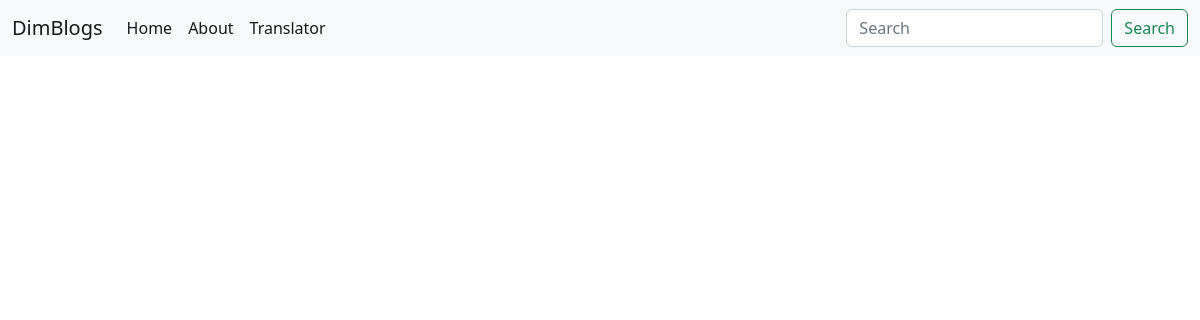
Before: / with the older database file.
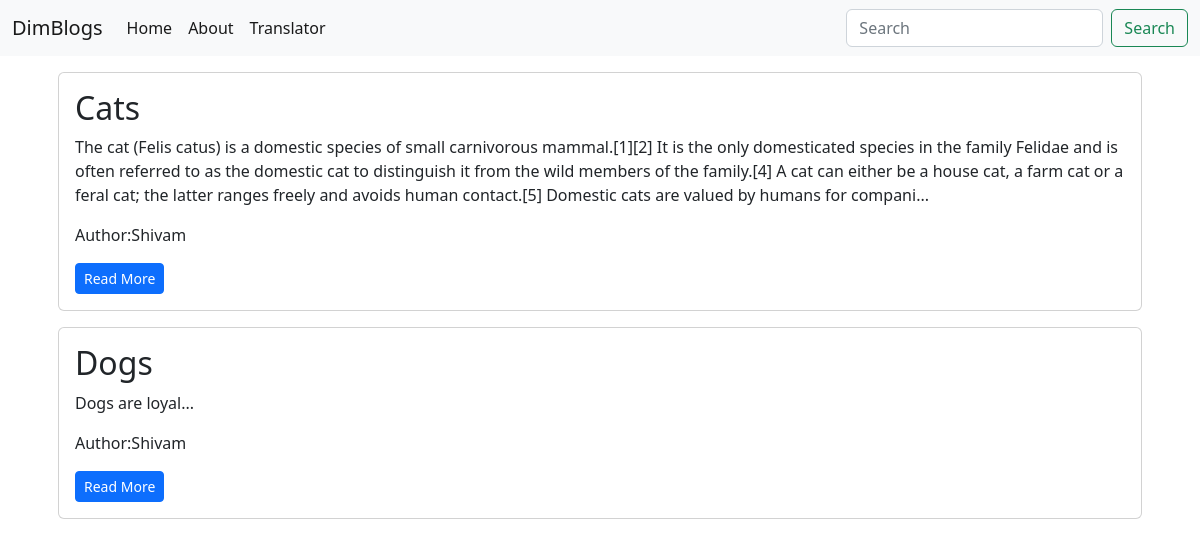
After: the same page with the newer database file.
### blog/models.py (models this page shows, shortened)
class Post(models.Model):
    title = models.CharField(max_length=200)
    content = models.TextField()
    date_created = models.DateTimeField(auto_now_add=True)
    slug = models.SlugField(max_length=200, unique=True)
    author = models.ForeignKey(to=User, on_delete=models.CASCADE)
    status = models.IntegerField(choices=STATUS, default=0)

### blog/views.py (the view)
# urls.py: path('', views.PostList.as_view(), name='home')
class PostList(generic.ListView):
    queryset = Post.objects.filter(status=1).order_by('-date_created')
    template_name = 'index.html'

### templates/index.html
{% extends 'base.html' %}
{% block content %}
<body>
    <div class="container">
        {% for post in post_list %}
            <div class="card m-3">
                <div class="card-body">
                    <h2 class="card-title">{{post.title}}</h2>
                    <p class="card-text">{{post.content | slice:"400"}}...</p>
                    <p class="card-text">Author:{{post.author | title}}</p>
                    <a href="{% url 'blog_view' post.slug %}" class="btn btn-primary btn-sm">Read More</a>
                </div>
            </div>
        {%endfor %}
    </div>
    {% endblock content %}

### templates/base.html (shortened to what this page needs)
<!DOCTYPE html>
<html lang="en">
<head>
    <link href="https://cdn.jsdelivr.net/npm/bootstrap@5.2.0-beta1/dist/css/bootstrap.min.css" rel="stylesheet">
</head>
 <nav class="navbar navbar-expand-lg bg-light">
        <div class="container-fluid">
          <a class="navbar-brand" href="#">DimBlogs</a>
          <div class="collapse navbar-collapse" id="navbarSupportedContent">
            <ul class="navbar-nav me-auto mb-2 mb-lg-0">
              <li class="nav-item">
                <a class="nav-link active" aria-current="page" href="{% url 'home' %}">Home</a>
              </li>
              <li class="nav-item">
                <a class="nav-link active" aria-current="page" href="{% url 'about_view' %}">About</a>
              </li>
              <li class="nav-item">
                <a class="nav-link active" aria-current="page" href="{% url 'translator_views' %}">Translator</a>
              </li>
            </ul>
            <form class="d-flex" role="search">
              <input class="form-control me-2" type="search" placeholder="Search" aria-label="Search">
              <button class="btn btn-outline-success" type="submit">Search</button>
            </form>
          </div>
        </div>
      </nav>
    {% block content %}
    {% endblock content %}
    </body>
    </html>

Changed rows visible on the page:
added Post: title "Cats", content "The cat (Felis catus) is a domestic species of small carnivorous mammal.[1][2] It is the only domesticated species in the family Felidae and is often referred to as the domestic cat to distinguish it from the wild members of the family.[4] A cat can either be a house cat, a farm cat or a feral cat; the latter ranges freely and avoids human contact.[5] Domestic cats are valued by humans for compani", author "Shivam"
added Post: title "Dogs", content "Dogs are loyal", author "Shivam"
